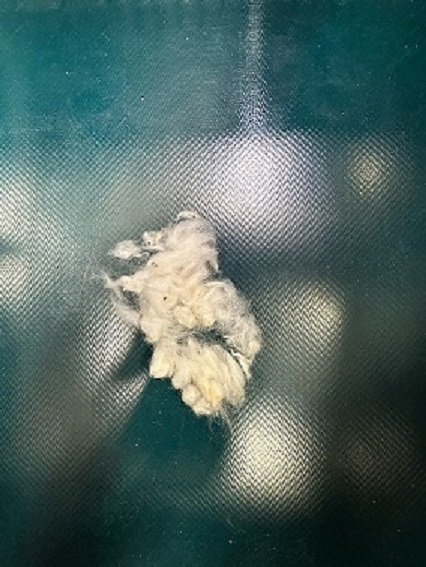
#> input picture konnbea4.jpeg, 426 x 567 px
$ jupyter execute Untitled60.ipynb
#> lines starting #> are read from the running program, lines starting #| are printed output that depends on the picture
[cell 1]
import cv2
import numpy as np

def remove_colors(image):
    # 画像をBGR形式で読み込む
#> called with image = 'konnbea4.jpeg'
    bgr_image = cv2.imread(image)
#> bgr_image is the input picture: shape (567, 426, 3); mean B, G, R 99.9, 103.8, 81.2
    cv2.imshow("bgr_image", bgr_image)
    # BGR形式をHSV形式に変換
    hsv_image = cv2.cvtColor(bgr_image, cv2.COLOR_BGR2HSV)
#> hsv_image: shape (567, 426, 3); mean H, S, V 76.4, 90.6, 106.5

    # 白色の範囲を定義
    lower_white = np.array([0, 0, 200], dtype=np.uint8)
    upper_white = np.array([180, 100, 255], dtype=np.uint8)

    # 緑色の範囲を定義
    lower_green = np.array([40, 0, 0], dtype=np.uint8)
    upper_green = np.array([80, 255, 255], dtype=np.uint8)

    # 白色と緑色の範囲に該当する部分を除去
    mask = cv2.inRange(hsv_image, lower_white, upper_white) + cv2.inRange(hsv_image, lower_green, upper_green)
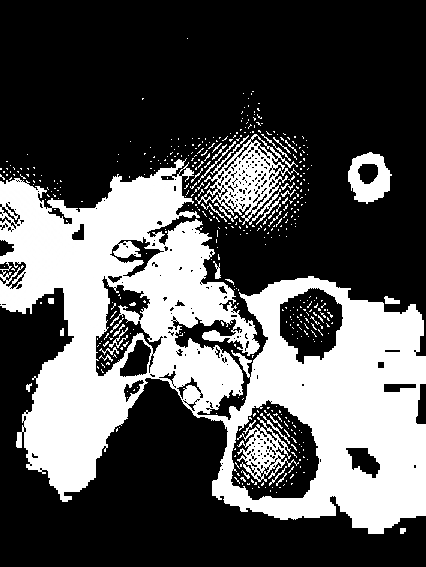
#> mask: shape (567, 426); min 0, max 255, mean 86.4
    result = cv2.bitwise_and(bgr_image, bgr_image, mask=~mask)
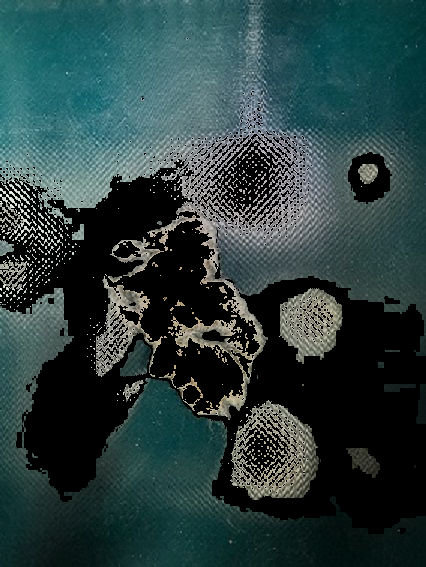
#> result: shape (567, 426, 3); mean B, G, R 62.2, 62.4, 41.6

    return result

# 画像ファイルを指定して除去処理を実行
result_image = remove_colors("konnbea4.jpeg")

# 除去された画像を表示
cv2.imshow("Result", result_image)
cv2.waitKey(0)
cv2.destroyAllWindows()

$ run again, with konnbea2.jpeg copied over konnbea4.jpeg
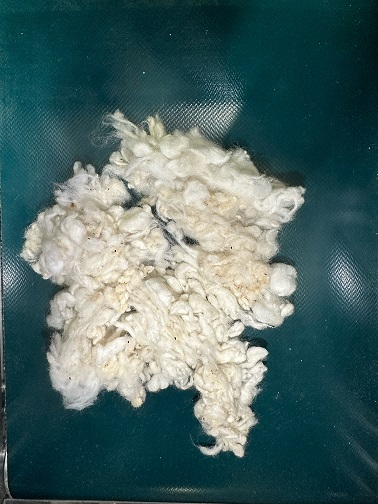
#> input picture konnbea2.jpeg, 378 x 504 px
#> in remove_colors, bgr_image is the input picture: shape (504, 378, 3); mean B, G, R 102.9, 104.4, 77.9
#> hsv_image: shape (504, 378, 3); mean H, S, V 72, 140.5, 109.9
#> in remove_colors, `mask = cv2.inRange(hsv_image, lower_white, upper_white) + cv2.inRange(..`:
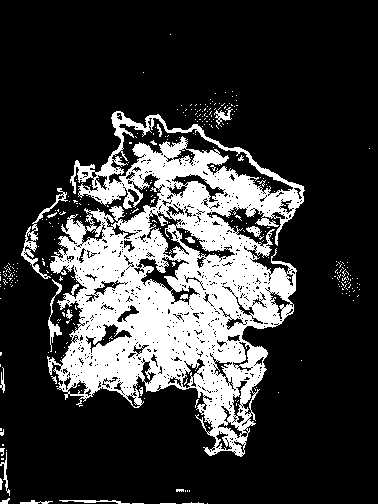
#> mask: shape (504, 378); min 0, max 255, mean 57.9
#> in remove_colors, `result = cv2.bitwise_and(bgr_image, bgr_image, mask=~mask)`:
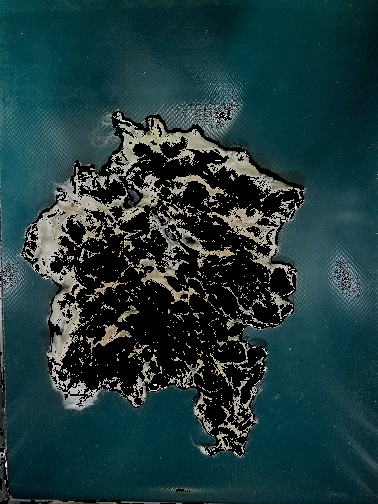
#> result: shape (504, 378, 3); mean B, G, R 59.9, 57.7, 30.2

$ run again, with konnbea3.jpeg copied over konnbea4.jpeg
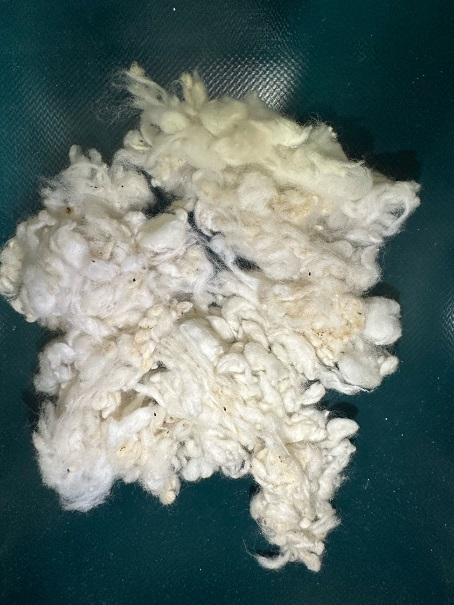
#> input picture konnbea3.jpeg, 454 x 605 px
#> in remove_colors, bgr_image is the input picture: shape (605, 454, 3); mean B, G, R 110.4, 115.6, 100.3
#> hsv_image: shape (605, 454, 3); mean H, S, V 61.9, 108.9, 119.7
#> in remove_colors, `mask = cv2.inRange(hsv_image, lower_white, upper_white) + cv2.inRange(..`:
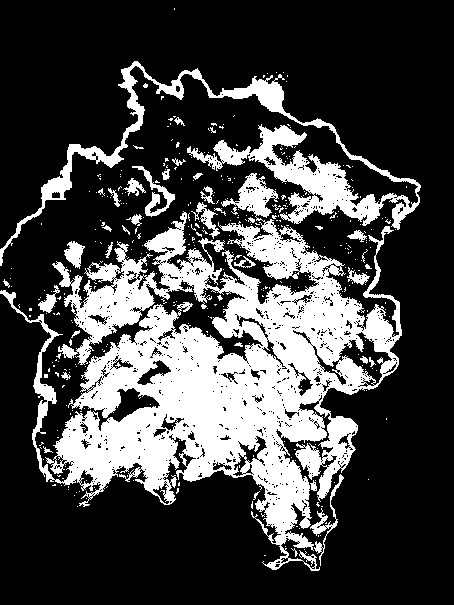
#> mask: shape (605, 454); min 0, max 255, mean 68.3
#> in remove_colors, `result = cv2.bitwise_and(bgr_image, bgr_image, mask=~mask)`:
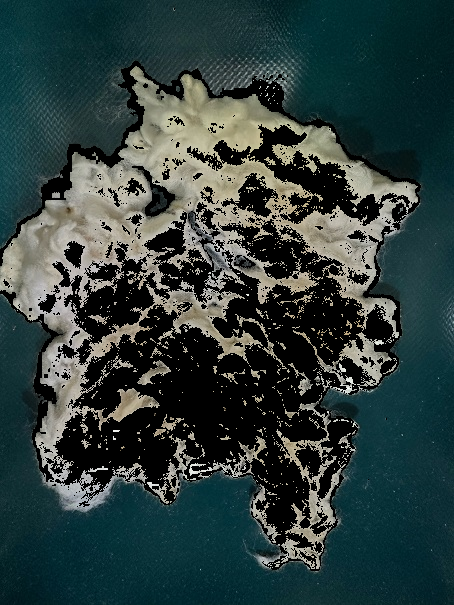
#> result: shape (605, 454, 3); mean B, G, R 60.7, 62.3, 46.1
